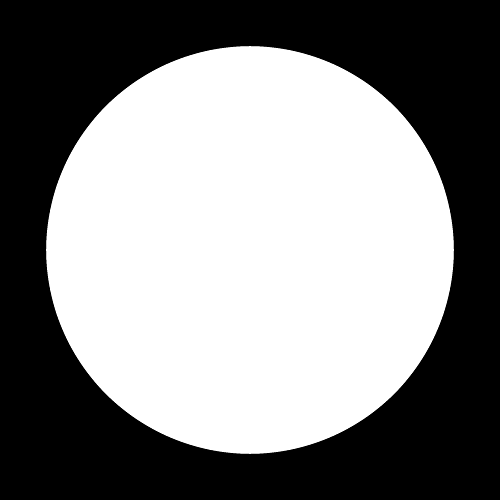
#> input picture images/circle.png, 500 x 500 px
$ jupyter execute homework_part_01.ipynb   (shell and % lines are left out)
#> lines starting #> are read from the running program, lines starting #| are printed output that depends on the picture; long printed decimals are rounded
## Week 6 Part 1

Use the level-sets method to implement constant motion. Consider simply an image as the embedding function and deform it according to the corresponding equation, It=|∇I|. Implement also It=−|∇I|. Observe the result of both cases for different evolution intervals.

[cell 1]
from __future__ import division, print_function

import numpy as np
from matplotlib import pyplot as plt
import time
import sys

import skimage
from skimage import img_as_float, img_as_ubyte
from skimage import io
from skimage.color import rgb2gray
from skimage.util import random_noise
from skimage import transform

[cell 2]
def plot_1xc(imgs_list, titles_list, save_file=None):
    cols = len(imgs_list)
    i = 0

    fig, axes = plt.subplots(nrows=1, ncols=cols, figsize=(15,15))
    for c in range(cols):
        axes[c].imshow(imgs_list[i], cmap="gray")
        axes[c].set_title(titles_list[i], size=20)
        axes[c].set_xticks([])
        axes[c].set_yticks([])
        i = i + 1
    plt.tight_layout();

    if not (save_file == None):
        filename = time.strftime("%Y%m%d_%H%M") + "_" + save_file + ".png"
        fig.savefig(filename, bbox_inches='tight')

[cell 3]
def plot_rxc(imgs_list, titles_list, ncol=3, save_file=None):
    cols = ncol
    rows = np.ceil(len(imgs_list)/cols).astype(int)
    i = 0

    fig, axes = plt.subplots(nrows=rows, ncols=cols, figsize=(15,15*rows/cols))
    for r in range(rows):
        for c in range(cols):
            if i < len(imgs_list):
                axes[r,c].imshow(imgs_list[i], cmap="gray")
                axes[r,c].set_title(titles_list[i], size=20)
                axes[r,c].set_xticks([])
                axes[r,c].set_yticks([])
            i = i + 1
    plt.tight_layout();

    if not (save_file == None):
        filename = time.strftime("%Y%m%d_%H%M") + "_" + save_file + ".png"
        fig.savefig(filename, bbox_inches='tight')

[cell 4]
O = io.imread("../images/circle.png")
#> O is the input picture: shape (500, 500, 4); mean R, G, B, A 133, 133, 133, 255
O = img_as_float(O)
I = rgb2gray(O)

[cell 5]
from skimage.filters.rank import gradient
# k = np.array([[0,1,0], [1,-2,0], [0,0,0]])
k = np.array([[0,1,0], [1,-4,1], [0,1,0]])
grad = img_as_float(gradient(I, k))
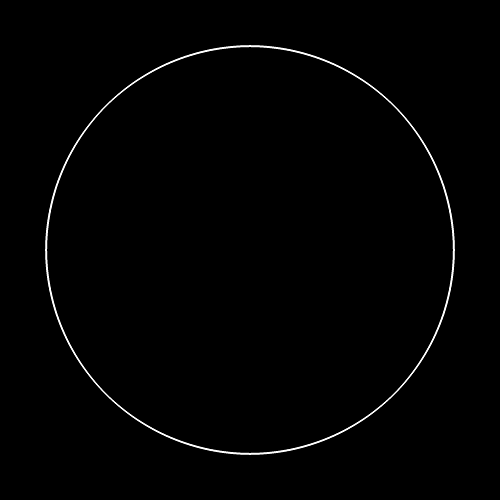
#> grad: shape (500, 500) float64; min 0, max 1, mean 0.00922

from scipy import ndimage
kx = np.array([[0,0,0], [1,-1,0], [0,0,0]])
ky = np.array([[0,1,0], [0,-1,0], [0,0,0]])
gradx = ndimage.convolve(I, kx)
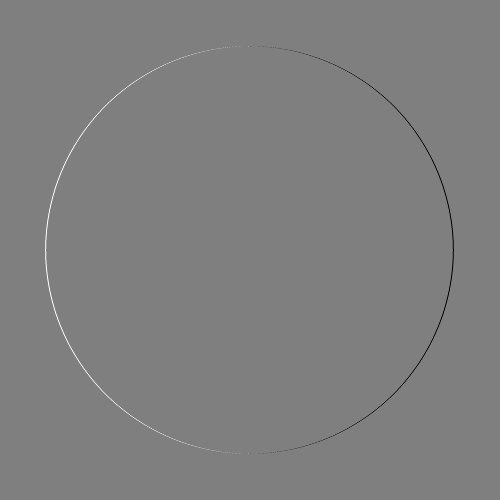
#> gradx: shape (500, 500) float64; min -1, max 1, mean 0; drawn with min black and max white
grady = ndimage.convolve(I, ky)
gradm = np.sqrt(gradx**2 + grady**2)

print(np.min(grad), np.max(grad), np.min(gradx), np.max(gradx),
      np.min(grady), np.max(grady), np.min(gradm), np.max(gradm))
#| 0.0 1.0 -1.0 1.0 -1.0 1.0 0.0 1.333
plot_rxc([O,I,grad,gradx,grady,gradm], ["Original Image", "Grayscale", "Gradient", "Gradx", "Grady", "Gradm"])
#> in plot_rxc, `rows = np.ceil(len(imgs_list)/cols).astype(int)`: rows = 2
#> after the loop in plot_rxc, `for r in range(rows):`: i = 6

[cell 6]
int(20/6)

[cell 7]
delta_t = 1
ims = []
ims.append(I)
titles = []
titles.append("Original")
# k = np.array([[0,1,0], [1,-2,0], [0,0,0]])
k = np.array([[0,1,0], [1,-4,1], [0,1,0]])

n = 50
n_keep = 5
keep_every = int(n/n_keep)

I_old = I.copy()

for t in range(n):
    G = img_as_float(gradient(I_old, k))
    # print(t, np.min(ims[t]), np.max(ims[t]), np.min(G), np.max(G))
    # I_new = I_old + delta_t * G
    # I_new = I_new/(np.max(I_new))
    I_new = delta_t * G
    if not t % keep_every:
        ims.append(I_new)
        titles.append("Iteration " + str(t+1))
        print(t)
    I_old = I_new
#> this loop made 50 passes
#> pass 2, `G = img_as_float(gradient(I_old, k))`:
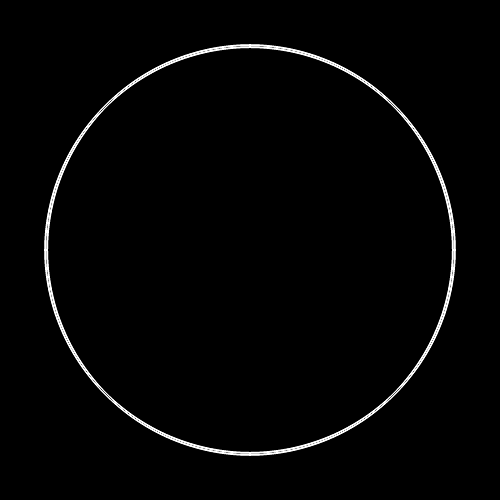
#> G: shape (500, 500) float64; min 0, max 1, mean 0.0173
#> pass 3, `G = img_as_float(gradient(I_old, k))`:
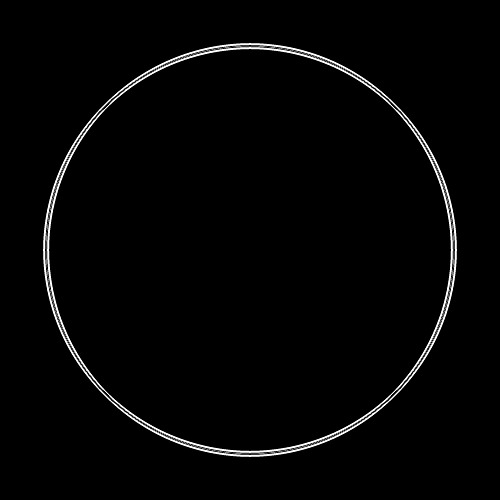
#> G: shape (500, 500) float64; min 0, max 1, mean 0.0198
#> after the loop:
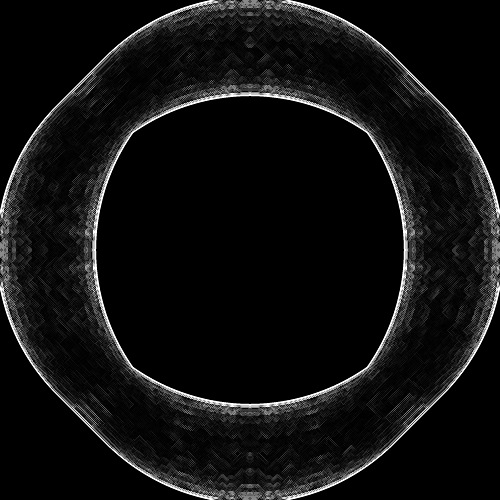
#> I_old: shape (500, 500) float64; min 0, max 1, mean 0.0649
#> after the loop, ims = 6 items; titles = ['Original', 'Iteration 1', 'Iteration 11', 'Iteration 21', 'Iteration 31', 'Iteration 41']

plot_rxc(ims, titles, save_file="iterations")
#> call 2 of plot_rxc, with ncol = 3, save_file = 'iterations'
#> after the loop in plot_rxc (call 2), `for r in range(rows):`: i = 6
#> in plot_rxc (call 2), `fig.savefig(filename, bbox_inches='tight')`:
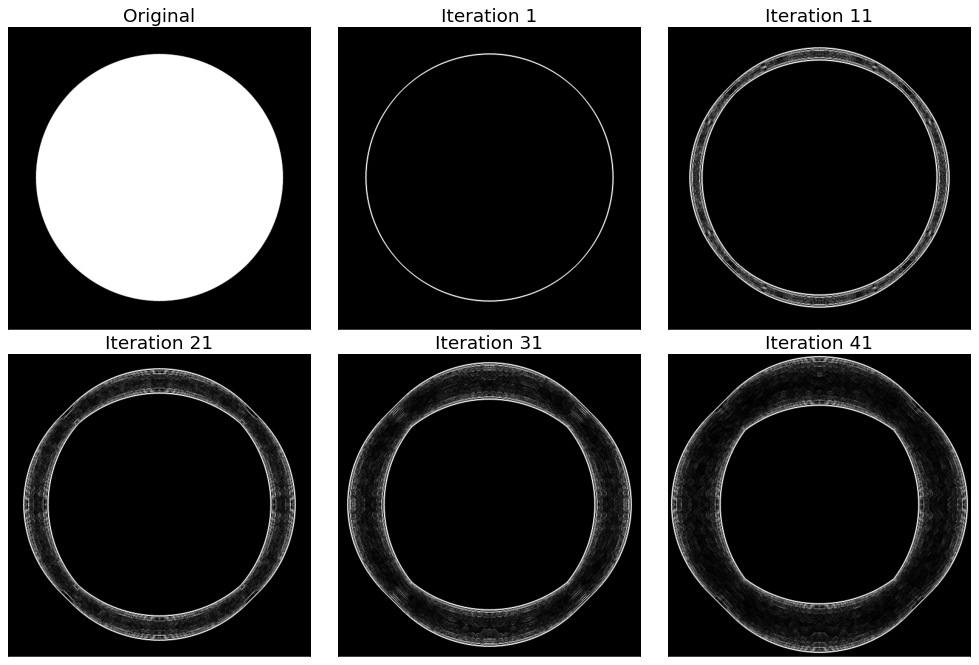
#> figure drawn by matplotlib, 6 panels
